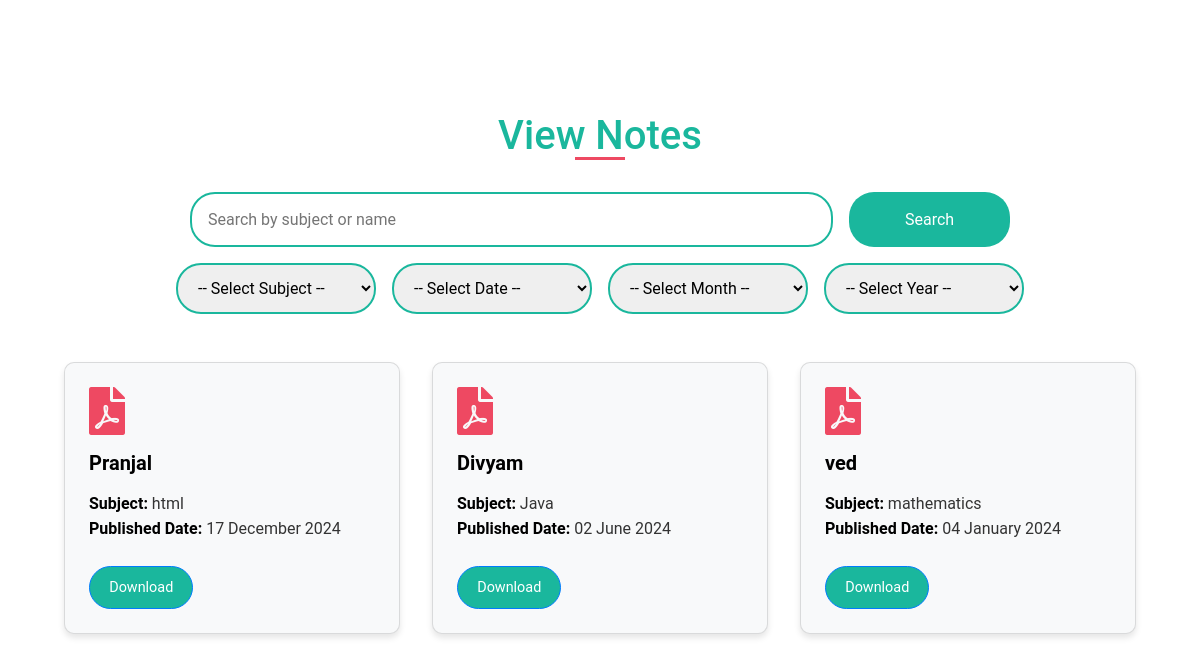
/ViewNotes/ (signed in), run on the app's committed database.
### UserApp/models.py (models this page shows, shortened)
class PDFFile(models.Model):
    user = models.ForeignKey(User, on_delete=models.CASCADE, null=True, blank=True)
    file = models.FileField(upload_to='pdfs/')
    subject = models.CharField(max_length=100)
    name = models.CharField(max_length=100)
    description = models.TextField(blank=True, null=True)
    year_published = models.IntegerField()
    day_published = models.CharField(max_length=2, blank=True, null=True)
    month_published = models.CharField(max_length=10, blank=True, null=True)
    upload_date = models.DateTimeField(auto_now_add=True)

### UserApp/views.py (the view)
# urls.py: path('ViewNotes/', views.ViewNotes, name='ViewNotes'),
@never_cache
@login_required(login_url='login')
def ViewNotes(request):
    query = request.GET.get('q', '')  # Get search query
    selected_subject = request.GET.get('subject', '')  # Get selected subject
    selected_day = request.GET.get('day_published', '')  # Get selected day
    selected_month = request.GET.get('month_published', '')  # Get selected month
    selected_year = request.GET.get('year_published', '')  # Get selected year
    pdf_files = PDFFile.objects.all().order_by('-upload_date')
    if query:
        pdf_files = pdf_files.filter(
            Q(subject__icontains=query) | Q(name__icontains=query)
        )
    if selected_subject:
        pdf_files = pdf_files.filter(subject=selected_subject)
    if selected_day:
        pdf_files = pdf_files.filter(day_published=selected_day)
    if selected_month:
        pdf_files = pdf_files.filter(month_published=selected_month)
    if selected_year:
        pdf_files = pdf_files.filter(year_published=selected_year)
    days_list = [str(i) for i in range(1, 32)]
    months_list = [
        "January", "February", "March", "April", "May", "June",
        "July", "August", "September", "October", "November", "December"
    ]
    years_list = [str(i) for i in range(2000, 2031)]
    return render(request, 'notes/ViewNotes.html', {
        'pdf_files': pdf_files,
        'query': query,
        'selected_subject': selected_subject,
        'selected_day': selected_day,
        'selected_month': selected_month,
        'selected_year': selected_year,
        'days_list': days_list,
        'months_list': months_list,
        'years_list': years_list
    })

### UserApp/templates/notes/ViewNotes.html (shortened to what this page needs)
{% extends 'base.html' %}
{% block content %}
<div class="container">
    <h1>View Notes</h1>
    <form method="GET" action="{% url 'ViewNotes' %}" class="search-form">
        <div class="search-container">
            <input type="text" name="q" placeholder="Search by subject or name" value="{{ request.GET.q }}" class="search-input">
            <button type="submit" class="search-button">Search</button>
        </div>
        <div class="filter-container">
            <select name="subject" class="filter-select">
                <option value="">-- Select Subject --</option>
            </select>
            <select name="day_published" class="filter-select">
                <option value="">-- Select Date --</option>
            </select>
            <select name="month_published" class="filter-select">
                <option value="">-- Select Month --</option>
            </select>
            <select name="year_published" class="filter-select">
                <option value="">-- Select Year --</option>
            </select>
        </div>
    </form>
    <div class="notes-grid">
        {% for pdf_file in pdf_files %}
        <div class="card">
            <div class="card-body">
                <i class="fas fa-file-pdf pdf-icon"></i>
                <h5 class="card-title">{{ pdf_file.name }}</h5>
                <p class="card-text">
                    <span class="highlight">Subject:</span> {{ pdf_file.subject }}<br>
                    <span class="highlight">Published Date:</span>
                    {% if pdf_file.year_published %}
                        {% if pdf_file.day_published and pdf_file.month_published %}
                            {{ pdf_file.day_published }} {{ pdf_file.month_published }} {{ pdf_file.year_published }}
                        {% else %}
                            {{ pdf_file.year_published }} <span class="highlight">(Day & Month Not Provided)</span>
                        {% endif %}
                    {% else %}
                        <span class="highlight">Year Not Available</span>
                    {% endif %}
                </p>
                <a href="{{ pdf_file.file.url }}" class="btn btn-primary" download>Download</a>
            </div>
        </div>
        {% empty %}
        <p class="no-notes">No notes found matching your search.</p>
        {% endfor %}
    </div>
</div>
{% endblock %}

### UserApp/templates/base.html (shortened to what this page needs)
<!DOCTYPE html>
<html lang="en">
<head>
    <link rel="stylesheet" href="https://maxcdn.bootstrapcdn.com/bootstrap/4.0.0/css/bootstrap.min.css">
    <link rel="stylesheet" href="https://cdnjs.cloudflare.com/ajax/libs/font-awesome/5.15.4/css/all.min.css">
        <link rel="stylesheet" href="https://stackpath.bootstrapcdn.com/bootstrap/4.1.3/css/bootstrap.min.css">
    <link rel="stylesheet" href="https://use.fontawesome.com/releases/v5.6.1/css/all.css">
</head>
<body>
    <div class="container mt-5">
        {% block content %}
        {% endblock %}
    </div>
</body>
</html>

### UserApp/templates/notes/ViewNotes.html (style rules this page uses)
:root { --primary-color: #1AB79D; --secondary-color: #EE4962; --background-color: #ffffff; --text-color: #333333; --card-background: #f8f9fa; --shadow-color: rgba(0, 0, 0, 0.1); --transition-speed: 0.3s; }
body { background-color: var(--background-color); color: var(--text-color); font-family: 'Roboto', sans-serif; line-height: 1.6; }
.container { max-width: 1200px; margin: 0 auto; padding: 2rem; }
h1 { color: var(--primary-color); text-align: center; font-size: 2.5rem; margin-bottom: 2rem; position: relative; overflow: hidden; }
h1::after { content: ''; position: absolute; bottom: 0; left: 50%; width: 50px; height: 3px; background-color: var(--secondary-color); transform: translateX(-50%); transition: width var(--transition-speed) ease; }
.search-form { margin-bottom: 3rem; }
.search-container { display: flex; gap: 1rem; margin-bottom: 1rem; justify-content: center; align-items: stretch; }
.search-input { flex: 0 1 60%; padding: 0.8rem 1rem; font-size: 1rem; border: 2px solid var(--primary-color); border-radius: 25px; outline: none; transition: box-shadow var(--transition-speed) ease; }
.search-button { flex: 0 1 15%; padding: 0.8rem 1.5rem; font-size: 1rem; background-color: var(--primary-color); color: white; border: none; border-radius: 25px; cursor: pointer; transition: background-color var(--transition-speed) ease; }
.filter-container { display: flex; gap: 1rem; margin-top: 1rem; flex-wrap: wrap; justify-content: center; }
.filter-select { padding: 0.8rem 1rem; font-size: 1rem; border: 2px solid var(--primary-color); border-radius: 25px; outline: none; flex: 1; min-width: 150px; max-width: 200px; }
.notes-grid { display: grid; grid-template-columns: repeat(auto-fill, minmax(300px, 1fr)); gap: 2rem; }
.card { background-color: var(--card-background); border-radius: 10px; overflow: hidden; box-shadow: 0 4px 6px var(--shadow-color); transition: transform var(--transition-speed) ease, box-shadow var(--transition-speed) ease; }
.card-body { padding: 1.5rem; }
.pdf-icon { color: var(--secondary-color); font-size: 3rem; margin-bottom: 1rem; }
.card-title { color: #000000; font-size: 1.25rem; font-weight: bold; margin-bottom: 1rem; }
.card-text { margin-bottom: 1.5rem; }
.highlight { color: #000000; font-weight: bold; }
.btn { display: inline-block; padding: 0.6rem 1.2rem; font-size: 0.9rem; text-align: center; text-decoration: none; border-radius: 25px; transition: all var(--transition-speed) ease; }
.btn-primary { background-color: var(--primary-color); color: white; }

### data on the page
PDFFile: name "Pranjal", subject "html", day_published "17", month_published "December", year_published "2024"
PDFFile: name "Divyam", subject "Java", day_published "02", month_published "June", year_published "2024"
PDFFile: name "ved", subject "mathematics", day_published "04", month_published "January", year_published "2024"
